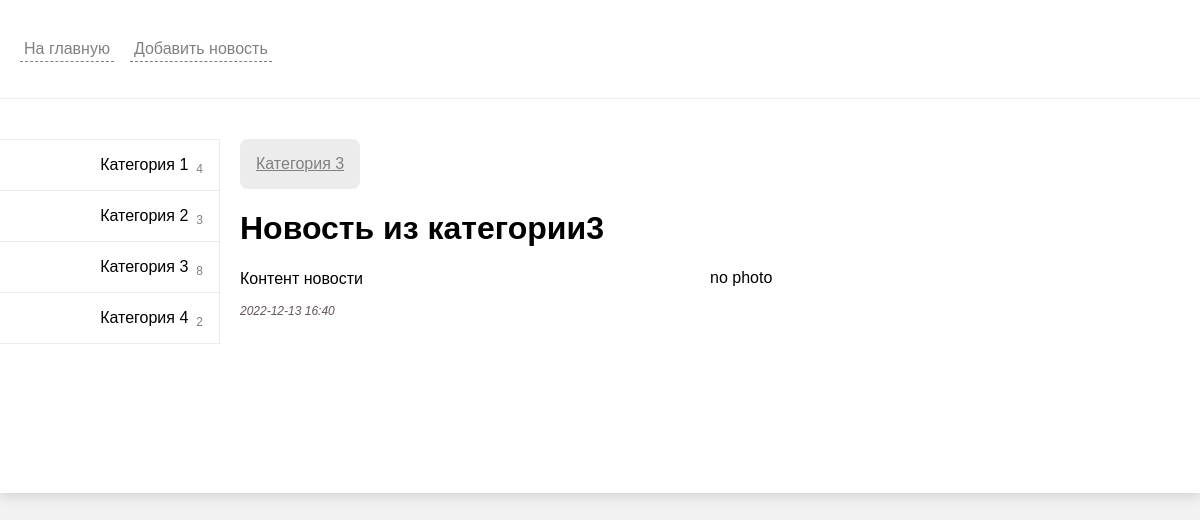
Page /news/20/ on the committed database.
### news/models.py (models this page shows, shortened)
class Category(models.Model):
    title = models.CharField(max_length=150, db_index=True, verbose_name='Категория')
    def get_absolute_url(self):
        return reverse('category', kwargs={"category_id": self.pk})
    class Meta:
        verbose_name = 'Категория'
        verbose_name_plural = 'Категории'
        ordering = ['title']

class News(models.Model):
    title = models.CharField(max_length=150, verbose_name='Наименование')
    content = models.TextField(blank=True, verbose_name='Контент')
    created_at = models.DateTimeField(auto_now_add=True, verbose_name='Дата публикации')
    updated_at = models.DateTimeField(auto_now=True, verbose_name='Обновлено')
    photo = models.ImageField(upload_to='photos/%Y/%m/%d/', verbose_name='Фото', blank=True)
    is_published = models.BooleanField(default=True, verbose_name='Опубликовано')
    category = models.ForeignKey(Category, on_delete=models.PROTECT)
    views_counter = models.IntegerField(default=0)
    class Meta:
        verbose_name = 'Новость'
        verbose_name_plural = 'Новости'
        ordering = ['-created_at', 'title']

### news/views.py (the view)
# urls.py: path('news/<int:pk>/', ViewNews.as_view(), name='view_news')
class ViewNews(DetailView):
    model = News
    template_name = 'news/view_news.html'
    context_object_name = 'news_item'

### news/templatetags/news_tags.py (called while the page is built)
@register.inclusion_tag('news/list_categories.html')
def show_categories():
    categories = Category.objects.annotate(cnt=Count('news')).filter(cnt__gt=0)
    return {"categories": categories}

### news/templates/news/view_news.html (shortened to what this page needs)
{% extends 'base.html' %}
{% load news_tags %}
{% block sidebar %}
        {%include 'inc/_sidebar.html'%}
{% endblock %}
{% block content %}
    <ul class="news-block">
        {%include 'news/news_component.html' with block=news_item full=True%}
    </ul>
{% endblock %}

### news/templates/news/list_categories.html
<ul class="categories">
        {% for item in categories %}
                <li class="categories-item">
                        <a href="{{item.get_absolute_url}}" class="categories-link">
                                <span class="categories-link-title">{{item.title}}</span>
                                <sub class="categories-count">{{item.cnt}}</sub>
                        </a>
                </li>
        {% endfor %}
</ul>

### news/templates/news/news_component.html (shortened to what this page needs)
<li class="news-block-item{% if not full %} small{% endif %}">
    <div class="news-category-wrapper">
        <a class="news-categories-link" href="{{block.category.get_absolute_url}}">{{block.category.title}}</a>
    </div>
    <h1 class="news-block-title">{{block.title}}</h1>
    <div class="news-block-content">
        <div class="news-block-body">
            <div class="news-block-text">
                {% autoescape off %}
                {{block.content}}
                {% endautoescape %}
            </div>
            <p class="news-block-created">{{block.created_at|date:"Y-m-d H:i"}}</p>
        </div>
        <div class="news-block-image">
            {% if block.photo %}
            <img class="news-block-img" src="{{block.photo.url}}" alt="">
            {% else %}
            <span class="news-block-nophoto">no photo</span>
            {% endif %}
        </div>
    </div>
</li>

### mysite/static/css/style.css (style rules this page uses)
:root { --main-x-padding: 20px; --main-y-padding: 40px; }
* { box-sizing: border-box; }
body { background-color: #f2f2f2; font-family: Arial, Helvetica, sans-serif; margin: 0; }
ul { list-style: none; padding: 0; margin: 0; }
.categories { display: flex; flex-direction: column; align-items: center; justify-content: flex-start; width: 100%; }
.categories-item { display: flex; justify-content: flex-end; border: 1px solid #ececec; border-left: 0; width: 100%; }
.categories-item:not(:last-child) { border-bottom: 0; }
.categories-link { display: flex; justify-content: flex-end; width: 100%; padding: 16px; text-decoration: none; text-align: right; }
.categories-link-title { color: #000; }
.categories-count { position: relative; top: 6px; margin-left: 8px; font-size: 12px; color: grey; }
.news-block { padding-right: var(--main-x-padding); }
.news-block-item { display: flex; flex-direction: column; padding: var(--main-y-padding) 0; }
.news-block-item:first-child { padding-top: 0; }
.news-block-content { display: flex; }
.news-block-image { width: 50%; }
.news-category-wrapper { align-self: flex-start; padding: 16px; background-color: #ececec; border-radius: 8px; }
.news-categories-link { color: grey }
.news-block-body { width: 50%; padding-right: var(--main-x-padding); line-height: 20px; }
.news-block-created { color: rgba(26, 9, 9, 0.685); font-size: 12px; font-style: italic; }

### rows in the picture
Category: title "Категория 1", cnt "4"
Category: title "Категория 2", cnt "3"
Category: title "Категория 3", cnt "8"
Category: title "Категория 4", cnt "2"
News: category "Категория 3", title "Новость из категории3", content "Контент новости", created_at "2022-12-13 16:40"
